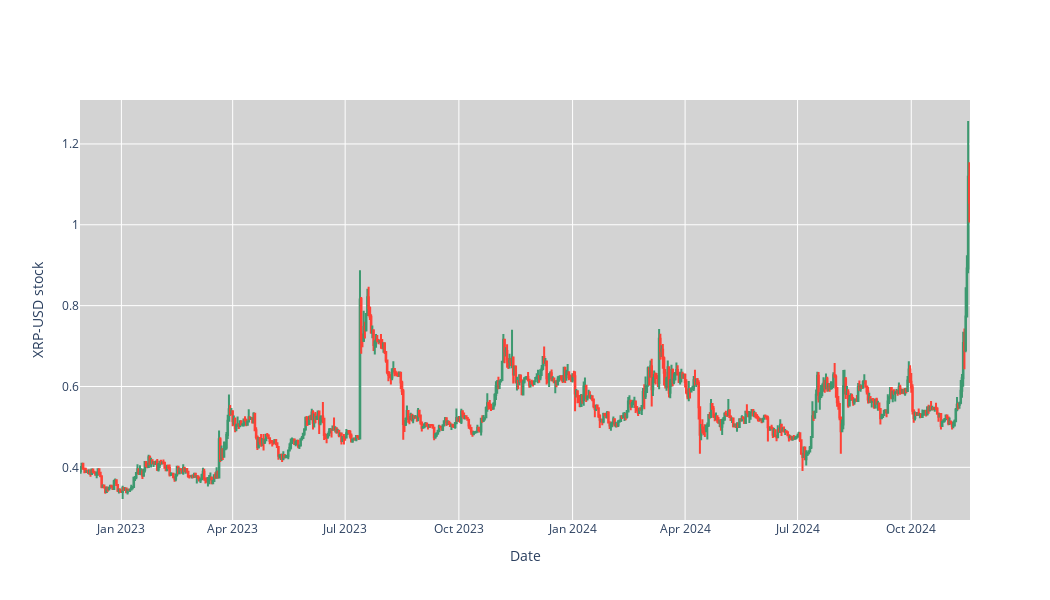

Notebook cell for this chart:
### Code cell
#Candlestick
fig = go.Figure(data=[go.Candlestick(x=stock_data.index, open = stock_data['Open'], close=stock_data['Close'], high = stock_data['High'], low=stock_data['Low'])])
fig.update_layout(xaxis_rangeslider_visible=False, yaxis_title=f'{ticker} stock', xaxis_title='Date', plot_bgcolor='lightgrey',
                  width=1050, height = 600)
fig.show()
#Save it to the folder
fig.write_image('./images/Candlestick.png')

### Figure 1 — Plotly figure (JSON) as saved in the notebook; plotly's stock layout.template omitted (floating-point values rounded to 4 significant figures; data arrays with more than 128 entries replaced by an {"elided": "..."} marker saying what was removed)
{"data": [{"close": {"elided": "720 float values"}, "high": {"elided": "720 float values"}, "low": {"elided": "720 float values"}, "open": {"elided": "720 float values"}, "type": "candlestick", "x": {"elided": "720 str values"}}], "layout": {"height": 600, "plot_bgcolor": "lightgrey", "width": 1050, "xaxis": {"rangeslider": {"visible": false}, "title": {"text": "Date"}}, "yaxis": {"title": {"text": "XRP-USD stock"}}}}
